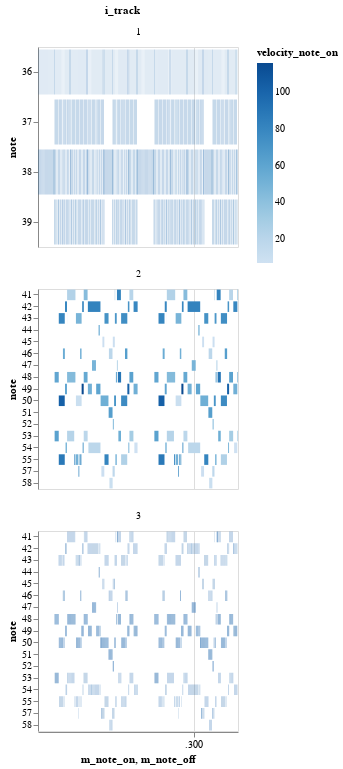

This figure's notebook cell:
### Markdown cell above
Now we can visualize a piano roll of the midi data in `df_notes_wide`:

### Code cell
import altair as alt

alt.Chart(df_notes_wide).mark_bar().encode(
    x='m_note_on:T',
    x2='m_note_off:T',
    y='note:N',
    color='velocity_note_on:Q',
    tooltip=['m_note_on', 'm_note_off', 'note']
).properties(
    width=200,
    height=200
).facet(
    facet='i_track:O',
    columns=1
).resolve_scale(
    y='independent'
).interactive()

### Figure 1 — Vega-Lite specification as saved in the notebook (floating-point values rounded to 4 significant figures; data arrays with more than 128 entries replaced by an {"elided": "..."} marker saying what was removed)
{"config": {"view": {"continuousWidth": 400, "continuousHeight": 300}}, "data": {"name": "data-23ec00b5f99b6a16e189fa941d19903b"}, "facet": {"type": "ordinal", "field": "i_track"}, "spec": {"mark": "bar", "encoding": {"color": {"type": "quantitative", "field": "velocity_note_on"}, "tooltip": [{"type": "quantitative", "field": "m_note_on"}, {"type": "quantitative", "field": "m_note_off"}, {"type": "quantitative", "field": "note"}], "x": {"type": "temporal", "field": "m_note_on"}, "x2": {"field": "m_note_off"}, "y": {"type": "nominal", "field": "note"}}, "height": 200, "selection": {"selector001": {"type": "interval", "bind": "scales", "encodings": ["x", "y"]}}, "width": 200}, "columns": 1, "resolve": {"scale": {"y": "independent"}}, "$schema": "https://vega.github.io/schema/vega-lite/v4.8.1.json", "datasets": {"data-23ec00b5f99b6a16e189fa941d19903b": {"elided": "2481 records"}}}
